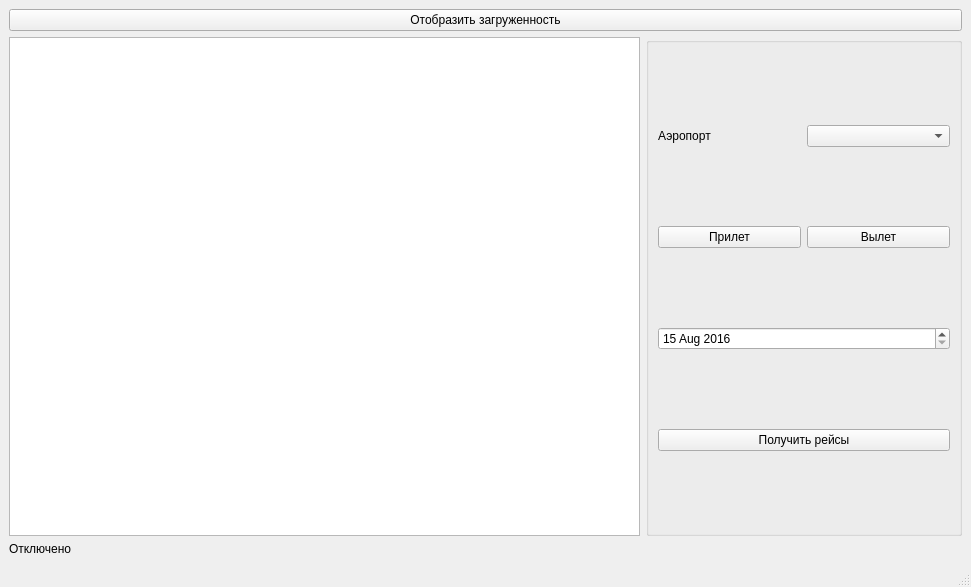
<?xml version="1.0" encoding="UTF-8"?>
<ui version="4.0">
 <class>MainWindow</class>
 <widget class="QMainWindow" name="MainWindow">
  <property name="geometry">
   <rect>
    <x>0</x>
    <y>0</y>
    <width>971</width>
    <height>587</height>
   </rect>
  </property>
  <property name="windowTitle">
   <string>MainWindow</string>
  </property>
  <widget class="QWidget" name="centralwidget">
   <layout class="QGridLayout" name="gridLayout">
    <item row="2" column="0" colspan="3">
     <widget class="QLabel" name="status_con">
      <property name="text">
       <string>Отключено</string>
      </property>
     </widget>
    </item>
    <item row="1" column="0" colspan="2">
     <widget class="QTableView" name="tableView"/>
    </item>
    <item row="1" column="2">
     <widget class="QGroupBox" name="groupBox_1">
      <property name="enabled">
       <bool>true</bool>
      </property>
      <property name="title">
       <string/>
      </property>
      <layout class="QGridLayout" name="gridLayout_2">
       <item row="5" column="0" colspan="2">
        <widget class="QDateEdit" name="dateEdit">
         <property name="maximumDateTime">
          <datetime>
           <hour>17</hour>
           <minute>55</minute>
           <second>0</second>
           <year>2017</year>
           <month>9</month>
           <day>14</day>
          </datetime>
         </property>
         <property name="minimumDateTime">
          <datetime>
           <hour>23</hour>
           <minute>45</minute>
           <second>0</second>
           <year>2016</year>
           <month>8</month>
           <day>15</day>
          </datetime>
         </property>
         <property name="minimumDate">
          <date>
           <year>2016</year>
           <month>8</month>
           <day>15</day>
          </date>
         </property>
        </widget>
       </item>
       <item row="3" column="1">
        <widget class="QComboBox" name="combo_airports"/>
       </item>
       <item row="4" column="0">
        <widget class="QPushButton" name="arrival_btn">
         <property name="text">
          <string>Прилет</string>
         </property>
        </widget>
       </item>
       <item row="4" column="1">
        <widget class="QPushButton" name="flight_btn">
         <property name="text">
          <string>Вылет</string>
         </property>
        </widget>
       </item>
       <item row="3" column="0">
        <widget class="QLabel" name="airport">
         <property name="text">
          <string>Аэропорт</string>
         </property>
        </widget>
       </item>
       <item row="6" column="0" colspan="2">
        <widget class="QPushButton" name="get_result_btn">
         <property name="text">
          <string>Получить рейсы</string>
         </property>
        </widget>
       </item>
      </layout>
     </widget>
    </item>
    <item row="0" column="0" colspan="3">
     <widget class="QPushButton" name="workload_btn">
      <property name="text">
       <string>Отобразить загруженность</string>
      </property>
     </widget>
    </item>
   </layout>
  </widget>
  <widget class="QMenuBar" name="menubar">
   <property name="geometry">
    <rect>
     <x>0</x>
     <y>0</y>
     <width>971</width>
     <height>25</height>
    </rect>
   </property>
  </widget>
  <widget class="QStatusBar" name="statusbar"/>
 </widget>
 <resources/>
 <connections/>
</ui>
